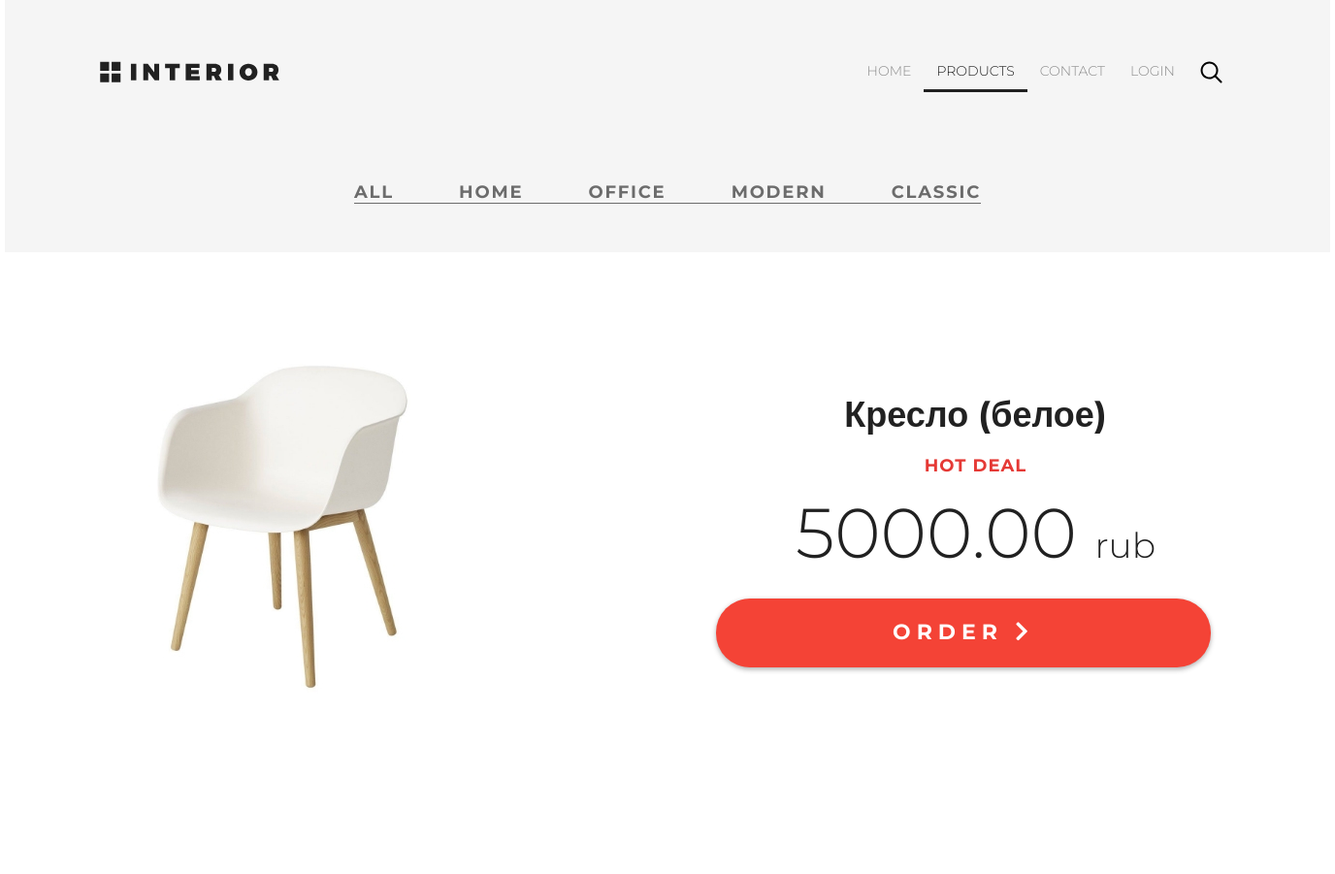
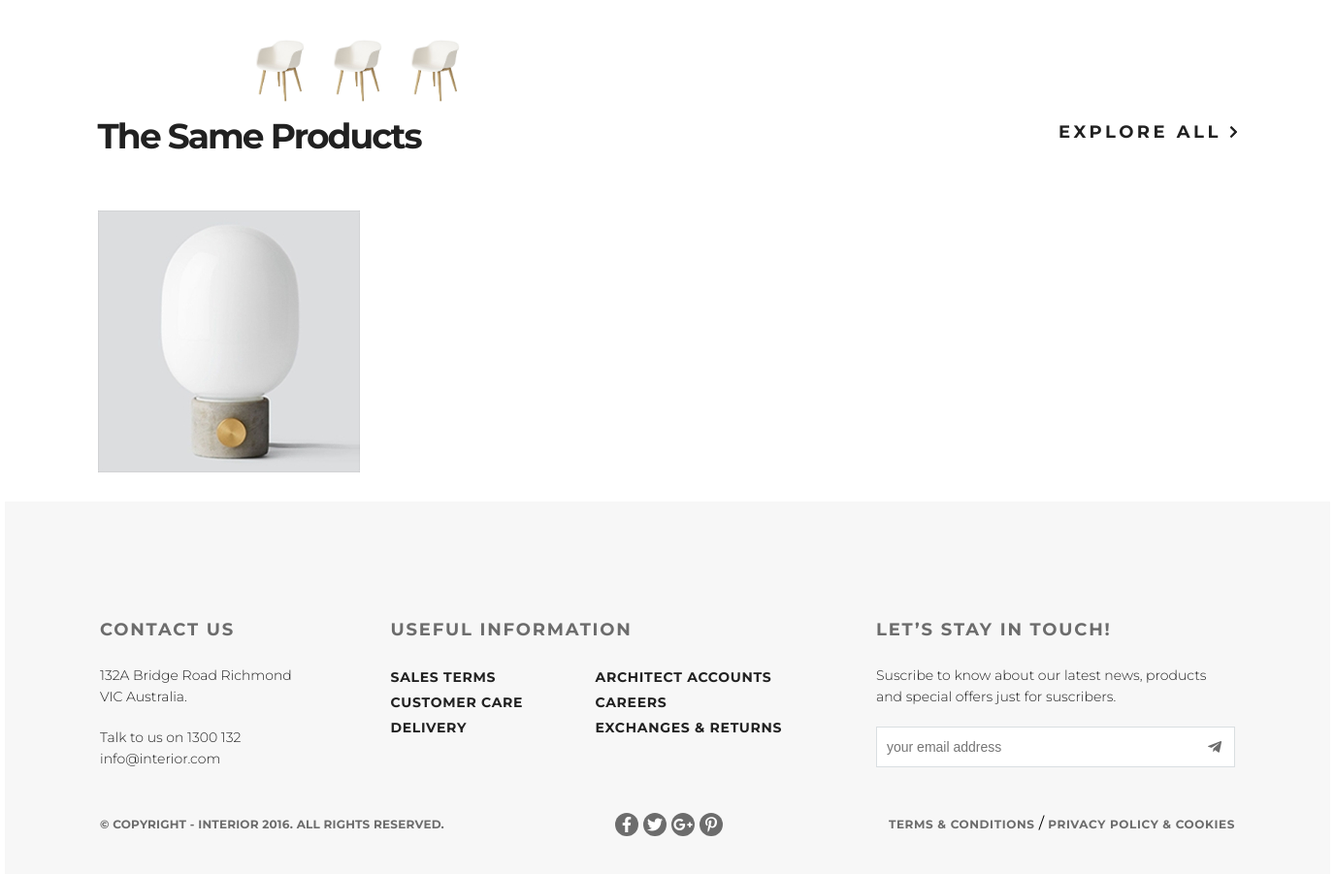
Page /product_details/ on the committed database (2 pictures, top to bottom).
### mainapp/models.py (models this page shows, shortened)
class ProductCategory (models.Model):
    name = models.CharField(verbose_name= 'Category name' , max_length= 64 , unique= True )
    description = models.TextField(verbose_name= 'Description' , blank= True )
    is_active = models.BooleanField(verbose_name='activ status', default=True)

class Product (models.Model):
    category = models.ForeignKey(ProductCategory, on_delete=models.CASCADE)
    name = models.CharField(verbose_name= 'Product name' , max_length= 128 )
    image = models.ImageField(upload_to= 'products_images' , blank= True )
    short_desc = models.CharField(verbose_name= 'Short description' , max_length= 60 , blank= True )
    description = models.TextField(verbose_name= 'Full description' , blank= True )
    price = models.DecimalField(verbose_name= 'Price' , max_digits= 8 , decimal_places= 2 , default= 0 )
    quantity = models.PositiveIntegerField(verbose_name= 'Quantity' , default= 0 )
    is_active = models.BooleanField(verbose_name='activ status', default=True)

### mainapp/views.py (the view)
# urls.py: re_path(r'^product_details/$', mainapp.product_details, name='product_details'),
def product_details(request):
    products = Product.objects.all()
    hot_product = get_hot_product()
    context = {
        'page_title': 'prod',
        'products': products,
        'catalog_menu': get_menu(),
        'basket': get_basket(request),
        'hot_product': hot_product,
        'same_products': get_same_products(hot_product),
    }
    return render(request, 'mainapp/product_details.html', context)

### mainapp/views.py (called while the page is built)
def get_basket(request):
    if request.user.is_authenticated:
        return request.user.basket.all()
    else:
        return []

def get_hot_product():
    return random.choice(Product.objects.all())

def get_same_products(hot_product):
    return hot_product.category.product_set.exclude(pk=hot_product.pk)

def get_menu():
    return ProductCategory.objects.filter(is_active=True)

### mainapp/templates/mainapp/product_details.html (shortened to what this page needs)
{% extends 'mainapp/base.html' %}
{% load static %}
{% block container %}
<div class="header-site">
    {% include 'mainapp/include_block/inc__main_menu.html' %}
    <div class='center__menu'>
        {% include 'mainapp/include_block/inc__prod_type_menu.html' %}
    </div>
</div>
<div class="details">
    <div class="details-products">
        <div class="details-slider">
            <div class="slider-product">
                <img src="/media/{{hot_product.image}}">
            </div>
            <div class="slider-control">
                <div class="block">
                    <a href="#"><img src="/media/{{hot_product.image}}" alt="">
                    </a>
                </div>
                <div class="block">
                    <a href="#"><img src="/media/{{hot_product.image}}" alt="">
                    </a>
                </div>
                <div class="block">
                    <a href="#"><img src="/media/{{hot_product.image}}" alt="">
                    </a>
                </div>
            </div>
        </div>
        <div class="description">
            <h3 class="big-bold">{{ hot_product.name }}</h3>
            <h3 class="red">hot deal</h3>
            <p class="price">{{ hot_product.price }} <span>rub</span></p>
            <a href="{% url 'basket:add' hot_product.pk %}" class="red-button">
                order <i class="fa fa-chevron-right" aria-hidden="true"></i>
            </a>
        </div>
    </div>
    <div class="treiding_pr">
        <div class="treiding-product_header">
            <h2 class="treiding_h2">The Same Products</h2>
            <a href="#" class="featured_all">explore all <img src="/static/img/arrow.svg" alt="arrow"></a>
        </div>
        <div class="treiding_product_img">
            {% for element in same_products %}
            <div class="featured_product_block" style="background-image: url(/media/{{ element.image }})">
            </div>
            {% endfor %}
    </div>
</div>
{% endblock %}

### mainapp/templates/mainapp/include_block/inc__prod_type_menu.html (shortened to what this page needs)
<div class="featured-product_header">
    <ul class="prod_menu">
        <li>
            <a href="{% url 'main:catalog' 0 %}" class="prod_m_style
               ">
                All
            </a>
        </li>
        {% for item in catalog_menu %}
            <li>
                <a href="{% url 'main:catalog' item.pk %}" class="prod_m_style
                 ">
                 {{ item.name }}
                 </a>
            </li>
        {% endfor %}
    </ul>
</div>

### static/css/style.css (style rules this page uses)
* { margin: 0; padding: 0; }
html, body { font-family: 'Montserrat', sans-serif; height: 100%; }
.center__menu { display: flex; justify-content: center; }
.featured_product_block { width: 270px; height: 270px; margin-bottom: 20px; margin-right: 20px; }
.featured-product_header { display: flex; justify-content: space-between; align-items: center; }
.featured_all { text-decoration: none; font-size: 18px; font-weight: 700; text-transform: uppercase; color: #212121; letter-spacing: +3.5px; }
.treiding_pr { margin: 10px 7% 10px 7%; }
.treiding-product_header { display: flex; justify-content: space-between; align-items: center; margin-bottom: 64px; }
.treiding_h2 { width: 400px; height: 35px; color: #212121; font-size: 36px; font-weight: 700; letter-spacing: -2px; }
.treiding_product_img { display: flex; flex-wrap: wrap; }
.slider-control .block a img { width: 70px; }
.header-site { height: 260px; background-color: #f5f5f5; display: flex; flex-direction: column; justify-content: space-between; }
.prod_m_style { color: #6c6c6c; font-size: 18px; font-weight: 700; text-transform: uppercase; text-decoration: none; letter-spacing: 1.8px; }
.prod_menu { list-style-type: none; display: flex; justify-content: space-between; width: 646px; margin-bottom: 50px; border-bottom: 1px solid #6c6c6c; }
.details-products { padding-left: 98px; padding-right: 98px; margin-top: 98px; height: 651px; }
.details-slider { width: 570px; float: left; margin-right: 30px; }
.slider-product { width: 570px; height: 570px; }
.slider-control { width: 420px; height: 70px; margin: 11px auto 0px; padding-left: 150px }
.slider-control .block { height: 70px; width: 70px; position: relative; float: left; margin-right: 10px; }
.description { width: 535px; float: right; padding-left: 35px }
.description .big-bold { color: #212121; font-size: 36px; font-weight: 700; text-align: center; margin-top: 47px; margin-bottom: 0px; }
.description .red { text-transform: uppercase; color: #e53935; font-size: 18px; font-weight: 700; text-align: center; letter-spacing: 1px; line-height: 17px; margin-top: 23px; margin-bottom: 36px; }
.description .price { color: #212121; font-size: 72px; font-weight: 300; line-height: 48px; text-align: center; }
.description .price span { color: #212121; font-size: 36px; font-weight: 300; line-height: 48px; text-align: center; }
.red-button { display: block; height: 71px; width: 510px; border-radius: 35px; background-color: #f44336; text-align: center; text-transform: uppercase; text-decoration: none; color: #ffffff; font-size: 22px; font-weight: 700; line-height: 24px; box-shadow: 0px 2px 4.85px 0.15px rgba(33, 33, 33, 0.35); line-height: 70px; letter-spacing: 6px; margin-top: 31px; }

### rows in the picture
ProductCategory: name "HOME"
ProductCategory: name "OFFICE"
ProductCategory: name "MODERN"
ProductCategory: name "CLASSIC"
Product: image (picture), name "Кресло (белое)", price "5000.00"
Product: image (picture)
